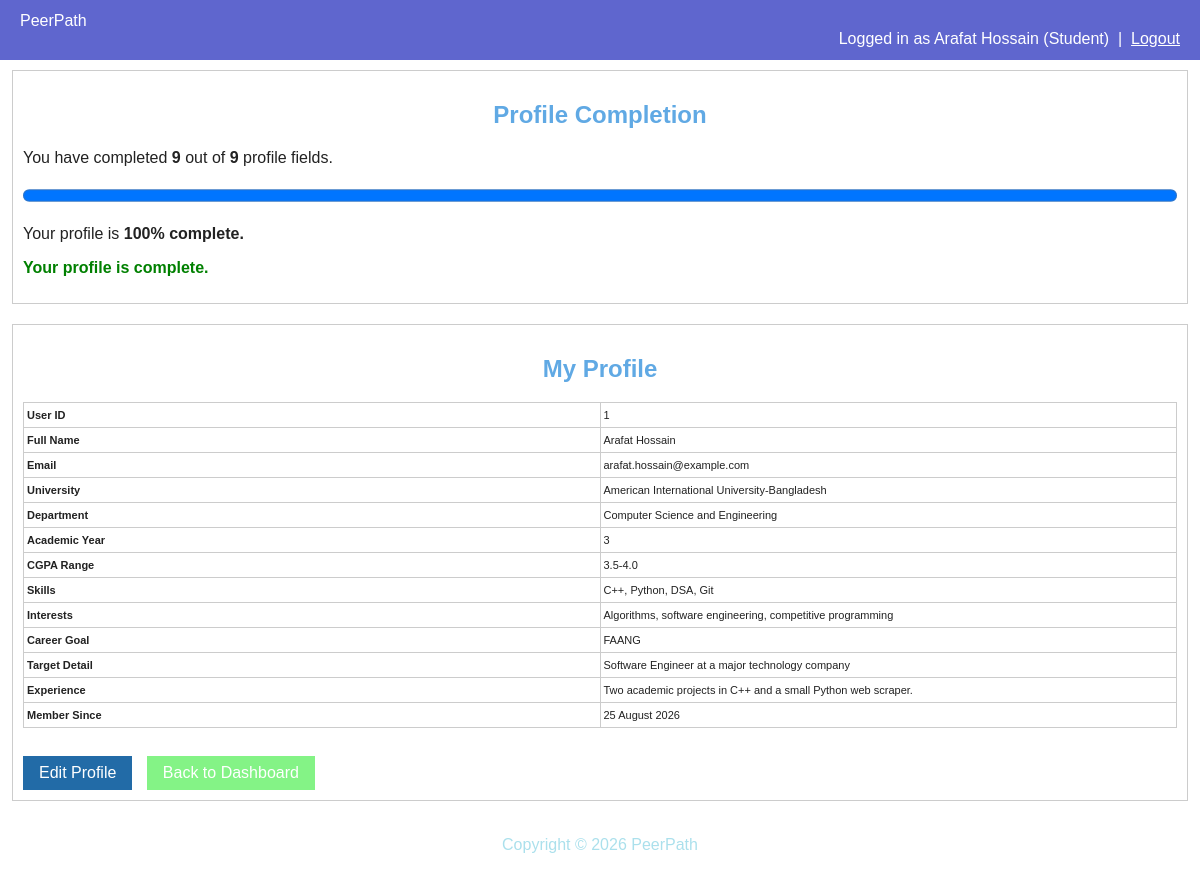
The page /student_profile_view.php (signed in) on the database its author committed.
### tables this page shows
CREATE TABLE student_profiles (
    user_id         INT PRIMARY KEY,
    university      VARCHAR(150),
    department      VARCHAR(100),
    academic_year   TINYINT,                  
    cgpa_range      ENUM('<2.5','2.5-3.0','3.0-3.5','3.5-4.0'),
    skills          VARCHAR(255),    
    interests       VARCHAR(255),
    career_goal     ENUM('FAANG','MS_Abroad','PhD_Abroad','PhD_Local',
                          'Research','Startup','Government','Other'),
    target_detail   VARCHAR(255),       
    experience      TEXT,                
    FOREIGN KEY (user_id) REFERENCES users(user_id) ON DELETE CASCADE
);

CREATE TABLE users (
    user_id     INT AUTO_INCREMENT PRIMARY KEY,
    full_name   VARCHAR(100) NOT NULL,
    email       VARCHAR(150) NOT NULL UNIQUE,
    password    VARCHAR(255) NOT NULL,
    role        ENUM('student', 'mentor', 'admin') NOT NULL,
    created_at  TIMESTAMP DEFAULT CURRENT_TIMESTAMP
);

### student_profile_view.php (the view, shortened to what this page needs)
<?php
include("db.php");
$id = $_SESSION["user_id"];
$sql = "SELECT
            users.full_name,
            users.email,
            users.created_at,
            student_profiles.*
        FROM users
        INNER JOIN student_profiles
            ON users.user_id = student_profiles.user_id
        WHERE users.user_id = '$id'
        AND users.role = 'student'";
$result = mysqli_query($conn, $sql);
$row = mysqli_fetch_assoc($result);
$profileFound = true;
$completion = 0;
$completedFields = 0;
$totalFields = 9;
if ($profileFound) {
    $profileFields = [
        $row["university"],
        $row["department"],
        $row["academic_year"],
        $row["cgpa_range"],
        $row["skills"],
        $row["interests"],
        $row["career_goal"],
        $row["target_detail"],
        $row["experience"]
    ];
    foreach ($profileFields as $field) {
        if ($field !== null && trim((string)$field) !== "") {
            $completedFields++;
        }
    }
    $completion = round(($completedFields / $totalFields) * 100);
}
?>
<!DOCTYPE html>
<html>
<head>
    <link rel="stylesheet" href="style.css">
</head>
<body>
<div class="navbar">
    <div class="nav-links">
        <a href="student_dashboard.php">PeerPath</a>
    </div>
    <div class="nav-user">
        Logged in as
        <?php echo htmlspecialchars($_SESSION["full_name"]); ?>
        (Student)
        &nbsp;|&nbsp;
        <a href="logout.php">Logout</a>
    </div>
</div>
<div class="container">
    <?php if (!$profileFound): ?>
        <div class="card">
            <h2>Student Profile</h2>
            <p class="alert-error">
                Your student profile could not be found.
            </p>
            <a href="student_dashboard.php" class="btn btn-secondary">
                Back to Dashboard
            </a>
        </div>
    <?php else: ?>
        <div class="card">
            <h2>Profile Completion</h2>
            <p>
                You have completed
                <strong><?php echo $completedFields; ?></strong>
                out of
                <strong><?php echo $totalFields; ?></strong>
                profile fields.
            </p>
            <progress
                value="<?php echo $completion; ?>"
                max="100"
                style="width: 100%; height: 25px;">
            </progress>
            <p>
                Your profile is
                <strong><?php echo $completion; ?>% complete.</strong>
            </p>
            <?php if ($completion < 100): ?>
                <p class="status-pending">
                    Complete your profile to receive better mentor recommendations.
                </p>
            <?php else: ?>
                <p class="status-verified">
                    Your profile is complete.
                </p>
            <?php endif; ?>
        </div>
        <div class="card">
            <h2>My Profile</h2>
<table class="table-basic">
    <tr>
        <td><strong>User ID</strong></td>
        <td>
            <?php echo trim((string)$row["user_id"]) === ""
                ? "Not provided"
                : htmlspecialchars($row["user_id"]); ?>
        </td>
    </tr>
    <tr>
        <td><strong>Full Name</strong></td>
        <td>
            <?php echo trim((string)$row["full_name"]) === ""
                ? "Not provided"
                : htmlspecialchars($row["full_name"]); ?>
        </td>
    </tr>
    <tr>
        <td><strong>Email</strong></td>
        <td>
            <?php echo trim((string)$row["email"]) === ""
                ? "Not provided"
                : htmlspecialchars($row["email"]); ?>
        </td>
    </tr>
    <tr>
        <td><strong>University</strong></td>
        <td>
            <?php echo trim((string)$row["university"]) === ""
                ? "Not provided"
                : htmlspecialchars($row["university"]); ?>
        </td>
    </tr>
    <tr>
        <td><strong>Department</strong></td>
        <td>
            <?php echo trim((string)$row["department"]) === ""
                ? "Not provided"
                : htmlspecialchars($row["department"]); ?>
        </td>
    </tr>
    <tr>
        <td><strong>Academic Year</strong></td>
        <td>
            <?php echo trim((string)$row["academic_year"]) === ""
                ? "Not provided"
                : htmlspecialchars($row["academic_year"]); ?>
        </td>
    </tr>
    <tr>
        <td><strong>CGPA Range</strong></td>
        <td>
            <?php echo trim((string)$row["cgpa_range"]) === ""
                ? "Not provided"
                : htmlspecialchars($row["cgpa_range"]); ?>
        </td>
    </tr>
    <tr>
        <td><strong>Skills</strong></td>
        <td>
            <?php echo trim((string)$row["skills"]) === ""
                ? "Not provided"
                : htmlspecialchars($row["skills"]); ?>
        </td>
    </tr>
    <tr>
        <td><strong>Interests</strong></td>
        <td>
            <?php echo trim((string)$row["interests"]) === ""
                ? "Not provided"
                : htmlspecialchars($row["interests"]); ?>
        </td>
    </tr>
    <tr>
        <td><strong>Career Goal</strong></td>
        <td>
            <?php echo trim((string)$row["career_goal"]) === ""
                ? "Not provided"
                : htmlspecialchars(str_replace("_", " ", $row["career_goal"])); ?>
        </td>
    </tr>
    <tr>
        <td><strong>Target Detail</strong></td>
        <td>
            <?php echo trim((string)$row["target_detail"]) === ""
                ? "Not provided"
                : htmlspecialchars($row["target_detail"]); ?>
        </td>
    </tr>
    <tr>
        <td><strong>Experience</strong></td>
        <td>
            <?php echo trim((string)$row["experience"]) === ""
                ? "Not provided"
                : htmlspecialchars($row["experience"]); ?>
        </td>
    </tr>
    <tr>
        <td><strong>Member Since</strong></td>
        <td>
            <?php
            echo date("d F Y", strtotime($row["created_at"]));
            ?>
        </td>
    </tr>
</table>
            <br>
            <div class="btn-row">
                <a href="student_profile_edit.php" class="btn">
                    Edit Profile
                </a>
                <a href="student_dashboard.php" class="btn btn-secondary">
                    Back to Dashboard
                </a>
            </div>
        </div>
    <?php endif; ?>
</div>
<p class="site-footer">
    Copyright &copy; <?php echo date("Y"); ?> PeerPath
</p>
</body>
</html>

### style.css (style rules this page uses)
body { font-family: Arial, sans-serif; background-color: #ffffff; color: #222222; margin: 0; }
h1, h2, h3 { text-align: center; color: #60a9e4; }
a { color: #62bad7; }
.container { width: 98%; max-width: 100%; margin: 10px auto; }
.card { background-color: rgb(255, 255, 255); border: 1px solid #cccccc; padding: 10px; margin-bottom: 20px; width: 100%; box-sizing: border-box; overflow: hidden; }
.navbar { overflow: hidden; background-color: #5f66ce; padding: 12px 20px; }
.navbar .nav-links a { color: white; margin-right: 15px; text-decoration: none; }
.navbar .nav-user { color: white; float: right; }
.navbar .nav-user a { color: white; }
.btn { display: inline-block; padding: 8px 16px; background-color: #226ba7; color: white; border: none; text-decoration: none; cursor: pointer; }
.btn-secondary { background-color: #84f386; }
.btn-row { margin-top: 10px; }
.btn-row a, .btn-row input { margin-right: 10px; }
.table-basic { width: 100%; border-collapse: collapse; background-color: white; table-layout: fixed; }
.table-basic th, .table-basic td { border: 1px solid #cccccc; padding: 6px 3px; font-size: 11px; word-wrap: break-word; overflow: hidden; }
.status-verified, .status-accepted { color: green; font-weight: bold; }
.site-footer { text-align: center; padding: 15px; color: #abe0ec; }

### rows shown on the page
student_profiles: user_id "1", user_id.full_name "Arafat Hossain", user_id.email "arafat.hossain@example.com", university "American International University-Bangladesh", department "Computer Science and Engineering", academic_year "3", cgpa_range "3.5-4.0", skills "C++, Python, DSA, Git", interests "Algorithms, software engineering, competitive programming", career_goal "FAANG", target_detail "Software Engineer at a major technology company", experience "Two academic projects in C++ and a small Python web scraper.", user_id.created_at "25 August 2026"

### other values the page prints
$_SESSION["full_name"] "Arafat Hossain"
$completedFields "9"
$totalFields "9"
$completion "100"
